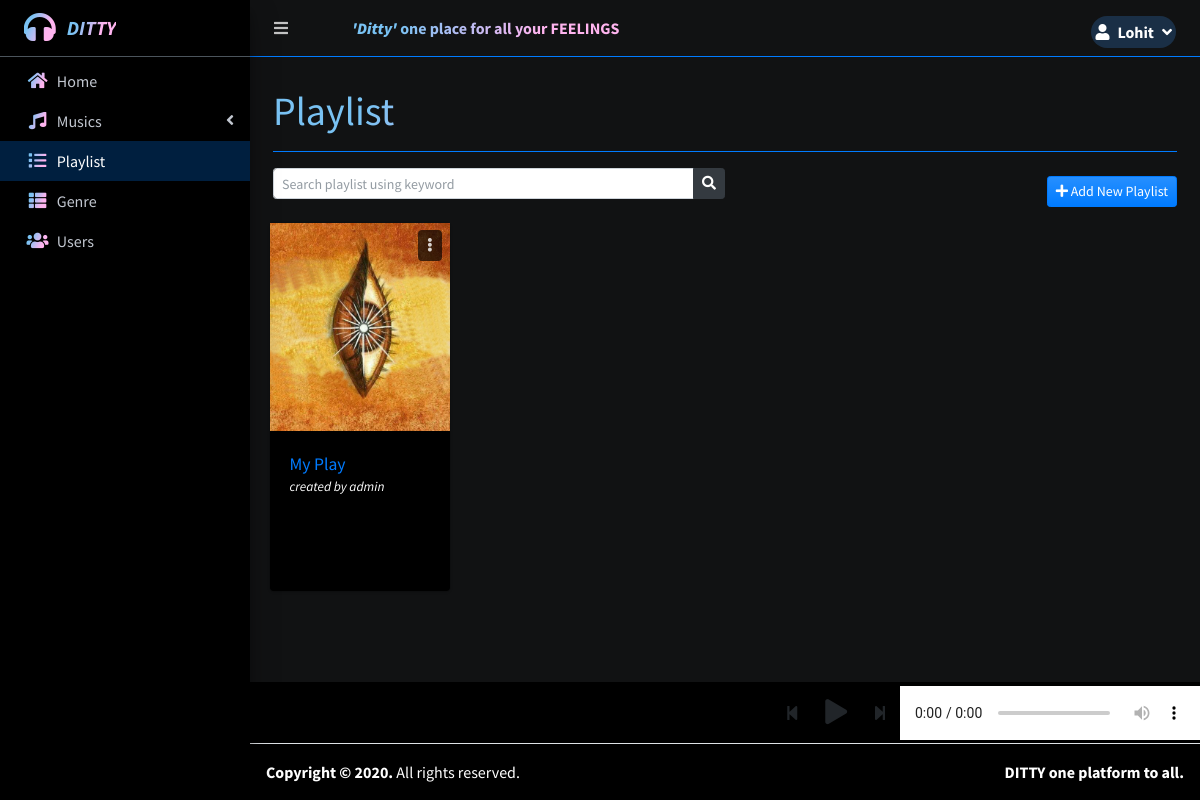
The app's page /index.php?page=playlist (signed in) with its own data.
### tables this page shows
CREATE TABLE `playlist` (
  `id` int(30) NOT NULL,
  `user_id` int(30) NOT NULL,
  `title` text NOT NULL,
  `description` text NOT NULL,
  `cover_image` text NOT NULL,
  `date_created` datetime NOT NULL DEFAULT current_timestamp()
);

### playlist.php (the view, shortened to what this page needs)
<?php include'db_connect.php' ?>
<div class="col-lg-12">
	<div class="d-flex justify-content-between align-items-center w-100">
		<div class="form-group" style="width:calc(50%) ">
			<div class="input-group">
              <input type="search" id="filter" class="form-control form-control-sm" placeholder="Search playlist using keyword">
              <div class="input-group-append">
                  <button type="button" id="search" class="btn btn-sm btn-dark">
                      <i class="fa fa-search"></i>
                  </button>
              </div>
          </div>
		</div>
		<button class="btn btn-sm btn-primary bg-gradient-primary" type="button" id="manage_playlist"><i class="fa fa-plus"></i> Add New Playlist</button>
	</div>
	<div class="row" id="playlist-list">
		<?php
			$playlist= $conn->query("SELECT * FROM playlist order by title asc");
			while($row=$playlist->fetch_assoc()):
		?>
		<div class="card bg-black playlist-item my-2 mx-1" date-id="<?php echo $row['id'] ?>" style="width:15vw">
			<div class="card-img-top flex-w-100 position-relative">
				<?php if($_SESSION['login_type'] == 1 || $_SESSION['login_id'] == $row['user_id'] ): ?>
                	<div class="dropdown position-absolute" style="right:.5em;top:.5em">
	                  <button type="button" class="btn btn-tool py-1" data-toggle="dropdown" title="Manage" style="background: #000000ab;">
	                    <i class="fa fa-ellipsis-v"></i>
	                  </button>
	                  </div>
	              <?php endif; ?>
		<a href="index.php?page=view_playlist&id=<?php echo $row['id'] ?>">
				<img src="assets/uploads/<?php echo $row['cover_image'] ?>" class="card-img-top"  style="object-fit: cover;max-width: 100%;height:26vh" alt="playlist Cover">
			</div>
			<div class="card-body" style="height: 20vh">
				<div class="card-title"><?php echo ucwords($row['title']) ?></div>
				<p class="card-text truncate text-white"><?php echo $row['description'] ?></p>
			</div>
		</div>
		<?php endwhile; ?>
	</div>
</div>

### records on screen
playlist: cover_image (picture), title "My Play", description "created by admin"

### other values on screen
$_SESSION['login_firstname'] "Lohit"
$title "Playlist"
